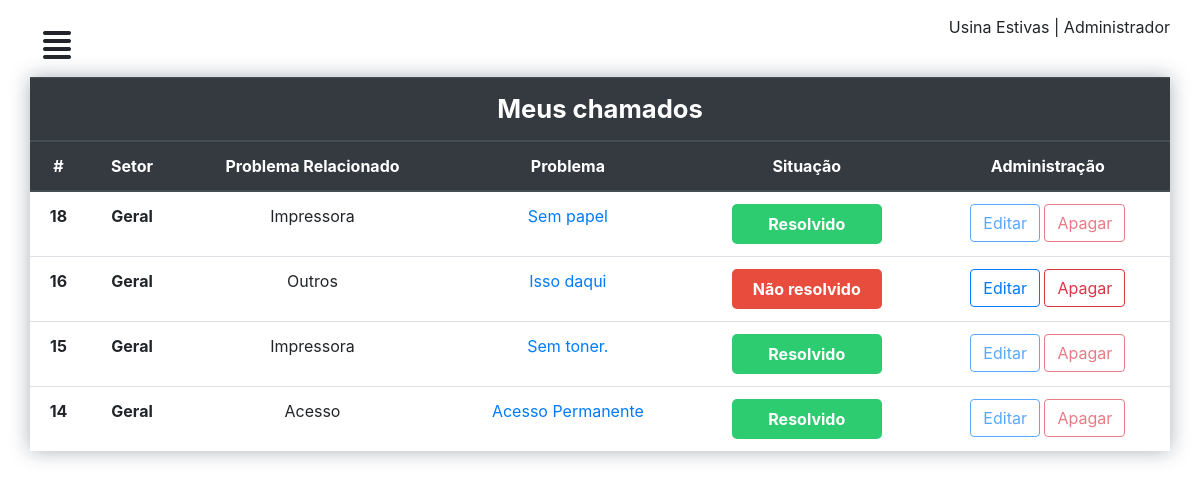
The app's page /perfil/ (signed in), older data.
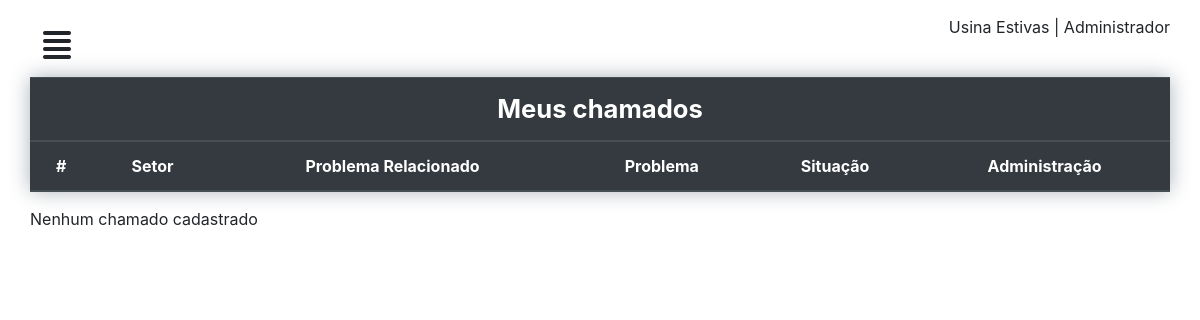
The same page, newer data.
### chamados/models.py (models this page shows, shortened)
class CustomUser (AbstractUser):
	matricula = models.CharField('matricula', max_length=11)
	apelido = models.CharField('apelido', max_length=50)

class Chamado(models.Model):
	setor = models.CharField('Setor', max_length=50)
	problema = models.TextField('problema')
	situacao = models.IntegerField('situacao', default=1)
	user = models.ForeignKey(CustomUser, on_delete=models.CASCADE)
	relacao = models.ForeignKey(ProblemaRelacionado, on_delete=models.CASCADE)
	comentario = models.TextField('comentario', null=True)

class ProblemaRelacionado(models.Model):
	relacao = models.CharField('problema relacionado', max_length=50)
	def __str__(self):
		return self.relacao

### chamados/views.py (the view)
# urls.py: path('perfil/', perfil, name="perfil"),
@login_required
def perfil(request):
	chamados = Chamado.objects.filter(user=request.user).order_by('-id')
	contexto = {
	'lista_chamado': chamados
	}
	return render(request, 'dashboard/chamados.html', contexto)

### chamados/templates/dashboard/chamados.html (shortened to what this page needs)
{% extends "dashboard/baseperfil.html" %}
{% load static %}
{% block title %}
<link rel="stylesheet" type="text/css" href="{% static 'css/mycall.css' %}" />
{% endblock %}
{% block conteudo %}
<div id="mycall">
  <div class="row">
    <div class="col-12">
     <table class="table">
      <thead class="thead-dark">
        <tr>
          <th class="titleTable" colspan="6" scope="col">Meus chamados</th>
        </tr>
      </thead>
      <thead class="thead-dark">
        <tr>
          <th scope="col">#</th>
          <th scope="col">Setor</th>
          <th scope="col">Problema Relacionado</th>
          <th scope="col">Problema</th>
          <th scope="col">Situação</th>
          <th scope="col">Administração</th>
        </tr>
      </thead>
      <tbody>
        <tr>
          {% for chamado in lista_chamado %}
          <th scope="row">{{chamado.id}}</th>
          <th scope="row">{{chamado.setor}}</th>
          <td >{{chamado.relacao}}</td>
          <td ><a href="#">{{chamado.problema}}</a></td>
          <td > {% if chamado.situacao == 1 %} <span class="open"> Não resolvido </span> {% elif chamado.situacao == 2 %}<span class="progressCall">Em andamento </span> {% else %} <span class="completed">Resolvido </span>{% endif %}</td>
          <td> {% if chamado.situacao == 1 %} <a href="{% url 'editar' chamado.id %}"> <button type="button" class="btn btn-outline-primary">Editar</button> </a> <a href="{% url 'apagar' chamado.id %}"><button type="button" class="btn btn-outline-danger">Apagar</button></a> {% else %} <a href="{% url 'editar' chamado.id %}"> <button type="button" class="btn btn-outline-primary" disabled="">Editar</button></a> <a href="{% url 'apagar' chamado.id %}"><button type="button" class="btn btn-outline-danger" disabled="">Apagar</button> </a>{% endif %}</td>
        </tr>
        {% empty %}
      </tbody>
    </table>
    <p>Nenhum chamado cadastrado</p>
  </div>
</div>
</div>
{% endfor %}
{% endblock %}

### chamados/templates/dashboard/baseperfil.html (shortened to what this page needs)
<!DOCTYPE html>
{% load static %}
<html>
<head>
	{% block title %}
	{% endblock %}
	<link rel="stylesheet" type="text/css" href="{% static 'css/geral.css' %}" />
	<link rel="stylesheet" type="text/css" href="{% static 'bootstrap/css/bootstrap.min.css' %}" />
	<link rel="stylesheet" type="text/css" href="{% static 'css/dash.css' %}" />
</head>
<body>
	<div id="wrapper">
		<div id="page-content-wrapper">
			<div class="container-fluid">
				<div class="row">
					<div class="col-lg-12">
						<a href="#" class="btn" id="menu-toggle"><i class="fas fa-align-justify"></i></a> <span class="float-right"> Usina Estivas | {{user.apelido}}</span>
					</div>
				</div>
				{% block conteudo %}
				{% endblock %}
			</div>
		</div>
	</div>
</body>
</html>

### chamados/static/css/mycall.css (style rules this page uses)
div#mycall { width: 100%; }
div#mycall .table { box-shadow: 0 0 20px #abb2b9; }
div#mycall .titleTable { font-size: 1.6em; font-weight: bold; }
div#mycall .table th, td { text-align: center; }

### chamados/static/css/dash.css (style rules this page uses)
#page-content-wrapper { width: 100%; position: absolute; padding:15px; transition:all .5s; }
#menu-toggle { transition:all .3s; font-size:2em; }

Row changes from the older to the newer data that the page shows:
removed Chamado: id "18", setor "Geral", relacao "Impressora", problema "Sem papel", situacao "Resolvido"
removed Chamado: id "16", setor "Geral", relacao "Outros", problema "Isso daqui", situacao "Não resolvido"
removed Chamado: id "15", setor "Geral", relacao "Impressora", problema "Sem toner.", situacao "Resolvido"
removed Chamado: id "14", setor "Geral", relacao "Acesso", problema "Acesso Permanente", situacao "Resolvido"
Text that changed along with them:
text now shown: "Nenhum chamado cadastrado"
